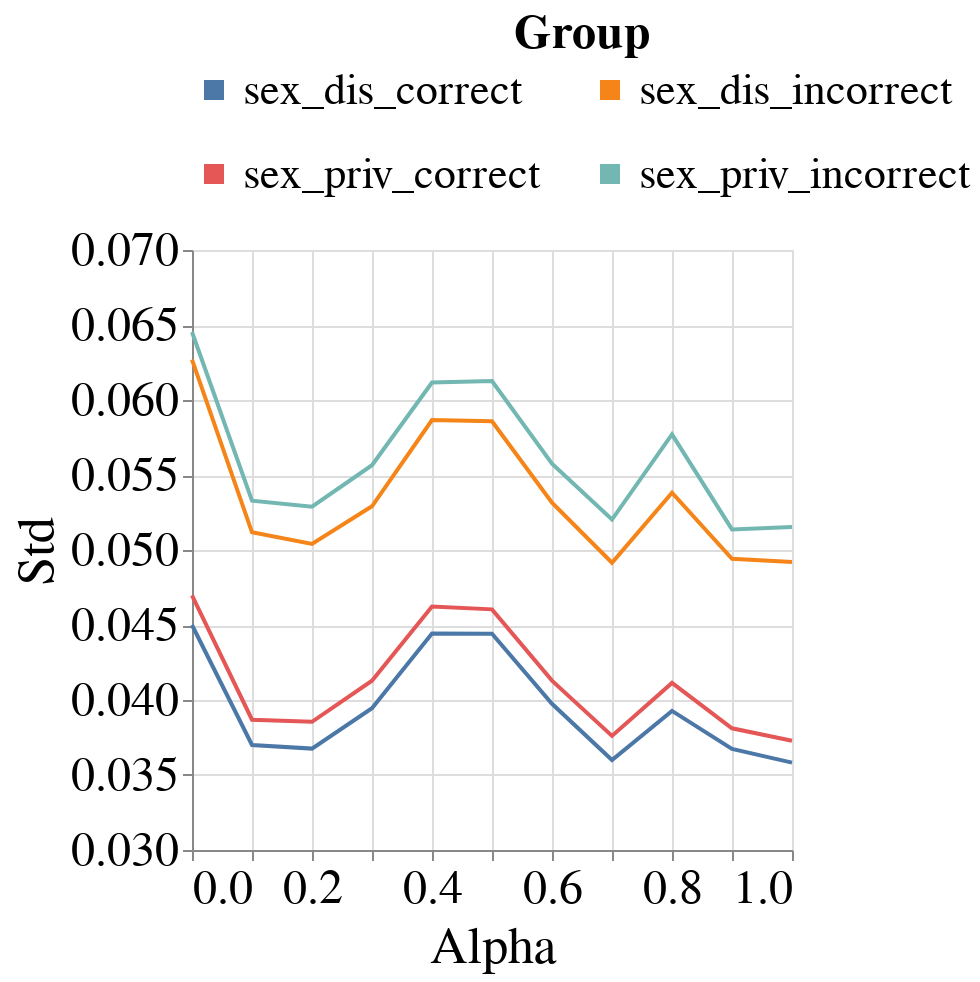

Notebook code cell kept with this figure:
### Code cell
visualizer.create_line_bands_per_group_metric_plot(model_name=MODEL_NAMES[0],
                                                   group_metric='Std',
                                                   group='sex',
                                                   metric_type='subgroup')

### Figure 1 — Vega-Lite specification as saved in the notebook (floating-point values rounded to 4 significant figures; data arrays with more than 128 entries replaced by an {"elided": "..."} marker saying what was removed)
{"config": {"view": {"continuousWidth": 400, "continuousHeight": 300}, "axis": {"labelFontSize": 24, "labelFontWeight": "normal", "titleFontSize": 26, "titleFontWeight": "normal"}, "legend": {"columns": 2, "direction": "horizontal", "labelFontSize": 22, "labelLimit": 300, "orient": "top", "symbolStrokeWidth": 10, "titleAnchor": "middle", "titleFontSize": 24, "titleLimit": 300}, "title": {"fontSize": 22}}, "data": {"name": "data-a98d9b984e73dc3ed6561ac8413a028d"}, "mark": "line", "encoding": {"color": {"field": "Group", "type": "nominal"}, "x": {"field": "Intervention_Param", "title": "Alpha", "type": "quantitative"}, "y": {"aggregate": "mean", "field": "Metric_Value", "scale": {"zero": false}, "title": "Std", "type": "quantitative"}}, "height": 300, "width": 300, "$schema": "https://vega.github.io/schema/vega-lite/v4.17.0.json", "datasets": {"data-a98d9b984e73dc3ed6561ac8413a028d": {"elided": "220 records"}}}
